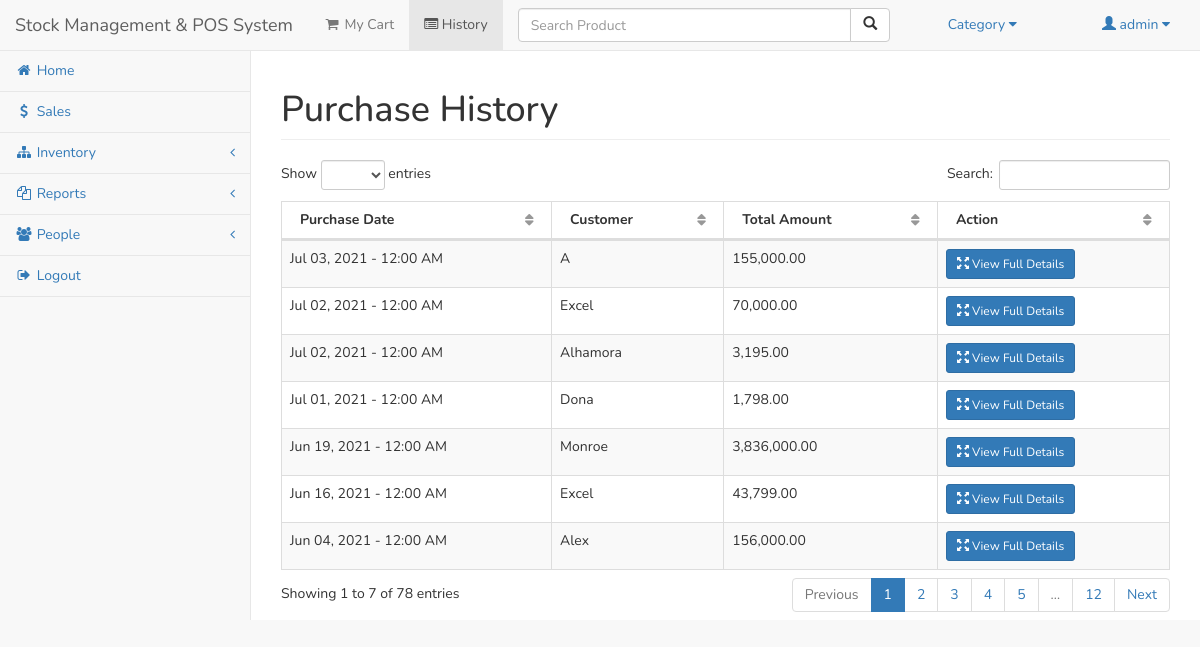
The page /admin/history.php (signed in) on the database as committed earlier.
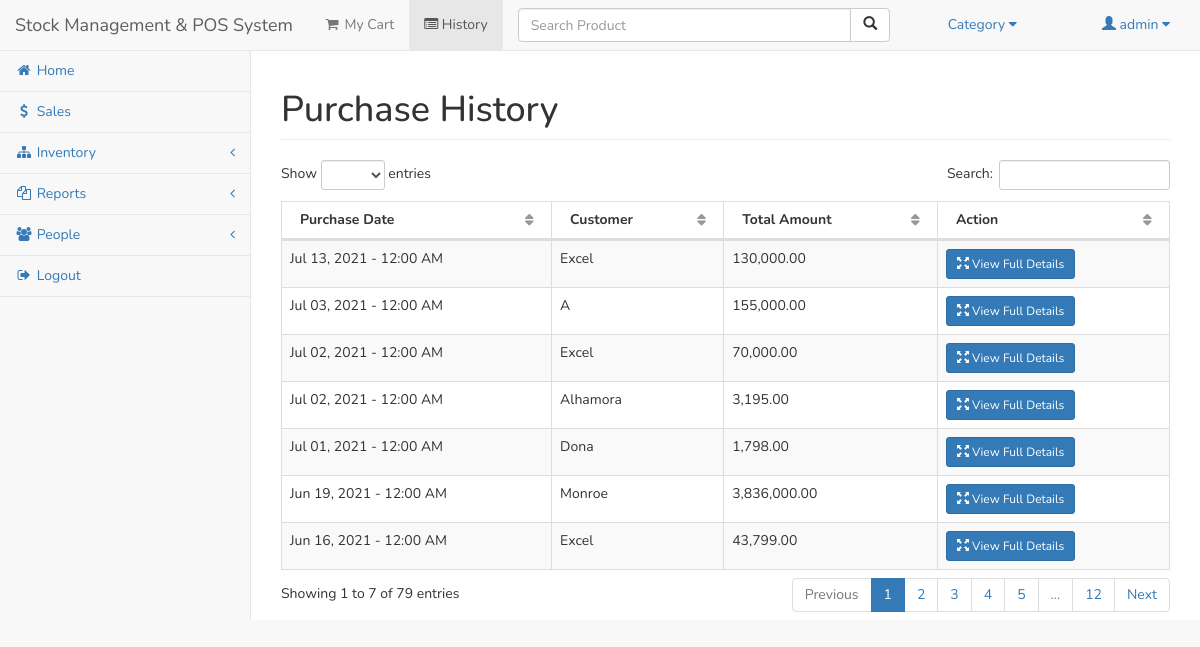
The same page on the database as committed later.
### tables this page shows
CREATE TABLE `sales` (
  `salesid` int(11) NOT NULL,
  `userid` int(11) NOT NULL,
  `sales_total` double NOT NULL,
  `sales_date` date NOT NULL,
  `customer_name` varchar(250) NOT NULL
);

### admin/history.php (the view, shortened to what this page needs)
<?php include('session.php'); ?>
<?php include('header.php'); ?>
<body>
<?php include('salesnavbar.php'); ?>
<div id="wrapper">
	<div id="page-wrapper">
		<div id="container-fluid">
			<div style="height: 50px;"></div>
			<div class="row">
		        <div class="col-lg-12">
		            <h1 class="page-header">Purchase History</h1>
		        </div>
		    </div>
			<div class="row">
		    <div class="col-lg-12">
				<table width="100%" class="table table-striped table-bordered table-hover" id="historyTable">
					<thead>
						<tr>
							<th>Purchase Date</th>
							<th>Customer</th>
							<th>Total Amount</th>
							<th>Action</th>
						</tr>
					</thead>
					<tbody>
						<?php
							$h=mysqli_query($conn,"select * from sales where userid='".$_SESSION['id']."' order by sales_date desc");
							while($hrow=mysqli_fetch_array($h)){
								?>
									<tr>
										<td><?php echo date("M d, Y - h:i A", strtotime($hrow['sales_date']));?></td>
										<td><?php echo $hrow['customer_name']; ?></td>
										<td><?php echo number_format($hrow['sales_total'],2); ?></td>
										<td>
											<a href="#detail<?php echo $hrow['salesid']; ?>" data-toggle="modal" class="btn btn-primary btn-sm"><span class="glyphicon glyphicon-fullscreen"></span> View Full Details</a>
										</td>
									</tr>
								<?php
							}
						?>
					</tbody>
		        </table>
		            </div>
		        </div>
		</div>
	</div>
</div>
</body>
</html>

Rows that differ between the two databases and show on the page:
no longer on this page (row unchanged): sales: sales_date "Jun 04, 2021 - 12:00 AM", customer_name "Alex", sales_total "156,000.00"
added sales: sales_date "Jul 13, 2021 - 12:00 AM", customer_name "Excel", sales_total "130,000.00"
Other text that changed with them:
text written by a page script: "Show entries Search: Showing 1 to 7 of 78 entries Previous 1 2 3 4 5 … 12 Next" → "Show entries Search: Showing 1 to 7 of 79 entries Previous 1 2 3 4 5 … 12 Next"
